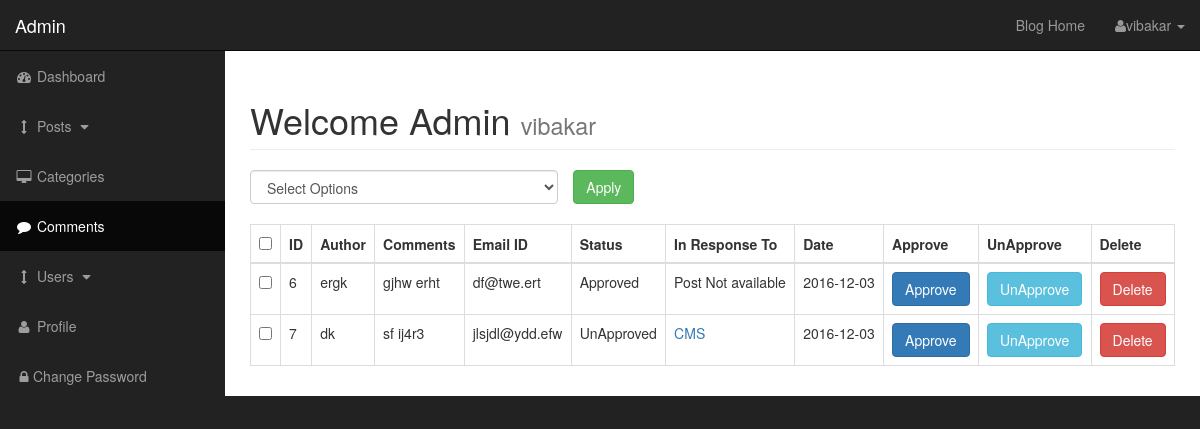
The app's page /admin/comments.php (signed in) with its own data.
### tables this page shows
CREATE TABLE `comments` (
  `comment_id` int(3) NOT NULL,
  `comment_post_id` int(3) NOT NULL,
  `comment_author` varchar(255) NOT NULL,
  `comment_email` varchar(255) NOT NULL,
  `comment_content` text NOT NULL,
  `comment_status` varchar(255) NOT NULL,
  `comment_date` date NOT NULL
);

CREATE TABLE `posts` (
  `post_id` int(3) NOT NULL,
  `post_category_id` int(3) NOT NULL,
  `post_title` varchar(250) NOT NULL,
  `post_by` varchar(250) NOT NULL,
  `post_user` varchar(255) NOT NULL,
  `post_date` date NOT NULL,
  `post_image` text NOT NULL,
  `post_content` text NOT NULL,
  `post_tags` varchar(255) NOT NULL,
  `post_comment_count` int(10) NOT NULL,
  `post_status` varchar(255) NOT NULL DEFAULT 'drafts',
  `post_view_count` int(11) NOT NULL
);

### admin/includes/view_all_comments.php (the view, shortened to what this page needs)
<?php include '../includes/db.php'; ?>
<form action="" method="post">
    <table class="table table-bordered table-hover">
        <div id="bulkOptionsContainer" class="col-xs-4">
            <select id="bulk" class="form-control" name="bulk_options">
                <option value="">Select Options</option>
            </select>
        </div>
        <div class="col-xs-4">
            <input type="submit" name="submit" class="btn btn-success" value="Apply" />
        </div>
        <table class="table table-bordered table-hover">
            <thead>
                <tr>
                    <th><input id="selectAllBoxes" type="checkbox"></th>
                    <th>ID</th>
                    <th>Author</th>
                    <th>Comments</th>
                    <th>Email ID</th>
                    <th>Status</th>
                    <th>In Response To</th>
                    <th>Date</th>
                    <th>Approve</th>
                    <th>UnApprove</th>
                    <th>Delete</th>
                </tr>
            </thead>
            <tbody>
                <?php
                $sql = "SELECT * FROM comments";
                $select_posts = mysqli_query($con, $sql);
                while ($row = mysqli_fetch_assoc($select_posts)) {
                    $comment_id = $row['comment_id'];
                    $comment_post_id = $row['comment_post_id'];
                    $comment_author = $row['comment_author'];
                    $comment_email = $row['comment_email'];
                    $comment_content = $row['comment_content'];
                    $comment_date = $row['comment_date'];
                    $comment_status = $row['comment_status'];
                    echo "<tr>";
                    echo "<td><input type='checkbox' class='checkboxes' name='entireCommentId[]' value='$comment_id' /></td>";
                    echo "<td>$comment_id</td>";
                    echo "<td>$comment_author</td>";
                    echo "<td>$comment_content</td>";
                    echo "<td>$comment_email</td>";
                    echo "<td>$comment_status</td>";
                    $sql_comment = "SELECT * FROM posts WHERE post_id= $comment_post_id ";
                    $result = mysqli_query($con, $sql_comment);
                    $count = mysqli_num_rows($result);
                    if ($count < 1) {
                        echo "<td>Post Not available</td>";
                    } else {
                        while ($row = mysqli_fetch_assoc($result)) {
                            $post_id = $row['post_id'];
                            $post_title = $row['post_title'];
                            echo "<td><a href='../post.php?p_id=$post_id'>$post_title</a></td>";
                        }
                    }
                    echo "<td>$comment_date</td>";
                    echo "<td><a class='btn btn-primary' href='comments.php?approve=$comment_id'>Approve</a></td>";
                    echo "<td><a class='btn btn-info' href='comments.php?unapprove=$comment_id'>UnApprove</a></td>";
                    echo "<td><a class='btn btn-danger' onClick=\"javascript:return confirm('Are You Sure You Want To Delete');\" href='comments.php?del_comment_id=$comment_id'>Delete</a></td>";
                    echo "</tr>";
                }
                ?>
            </tbody>
        </table>
</form>

### admin/css/sb-admin.css (style rules this page uses)
body { margin-top: 100px; background-color: #222; }
@media (min-width:768px) { body { margin-top: 50px; } }
#bulkOptionsContainer { padding: 0px; left: 0px; }

### records on screen
comments: comment_id "6", comment_author "ergk", comment_content "gjhw erht", comment_email "df@twe.ert", comment_status "Approved", shows "Post Not available", comment_date "2016-12-03"
comments: comment_id "7", comment_author "dk", comment_content "sf ij4r3", comment_email "jlsjdl@ydd.efw", comment_status "UnApproved", comment_date "2016-12-03"
posts: post_title "CMS"

### other values on screen
$_SESSION['username'] "vibakar"
$_SESSION['user_role'] "Admin"
